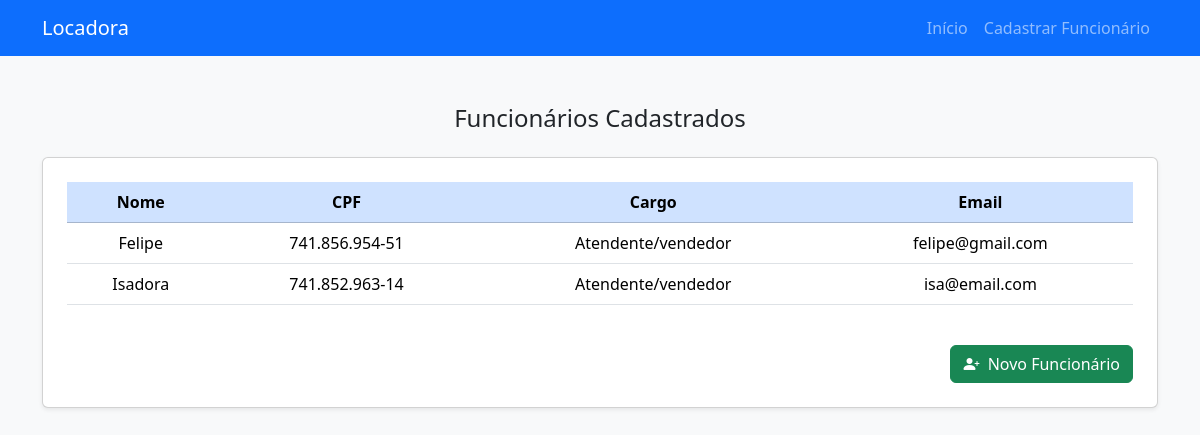
/usuarios/listar/ (signed in), run on the app's committed database.
### usuarios/models.py (models this page shows, shortened)
class Funcionario(models.Model):
    nome = models.CharField(max_length=100)
    cpf = models.CharField(max_length=14, unique=True)
    cargo = models.CharField(max_length=100)
    email = models.EmailField(unique=True)
    user = models.OneToOneField(User, on_delete=models.CASCADE, null=True, blank=True)

### usuarios/views.py (the view)
# urls.py: path('listar/', views.listar_funcionarios, name='listar_funcionarios'),
@login_required
def listar_funcionarios(request):
    funcionarios = Funcionario.objects.all()
    return render(request, 'usuarios/listar_funcionarios.html', {'funcionarios': funcionarios})

### usuarios/templates/usuarios/listar_funcionarios.html (shortened to what this page needs)
<!DOCTYPE html>
<html lang="pt-br">
<head>
  <link href="https://cdn.jsdelivr.net/npm/bootstrap@5.3.3/dist/css/bootstrap.min.css" rel="stylesheet">
</head>
<body class="bg-light">
  <nav class="navbar navbar-expand-lg navbar-dark bg-primary">
    <div class="container">
      <a class="navbar-brand" href="/">Locadora</a>
      <div class="collapse navbar-collapse">
        <ul class="navbar-nav ms-auto">
          <li class="nav-item"><a class="nav-link" href="/">Início</a></li>
          <li class="nav-item"><a class="nav-link" href="/funcionarios/cadastrar/">Cadastrar Funcionário</a></li>
        </ul>
      </div>
    </div>
  </nav>
  <div class="container py-5">
    <h4 class="text-center mb-4">Funcionários Cadastrados</h4>
    <div class="card shadow-sm p-4">
      {% if funcionarios %}
        <div class="table-responsive">
          <table class="table table-hover align-middle text-center">
            <thead class="table-primary">
              <tr>
                <th>Nome</th>
                <th>CPF</th>
                <th>Cargo</th>
                <th>Email</th>
              </tr>
            </thead>
            <tbody>
              {% for funcionario in funcionarios %}
              <tr>
                <td>{{ funcionario.nome }}</td>
                <td>{{ funcionario.cpf }}</td>
                <td>{{ funcionario.cargo }}</td>
                <td>{{ funcionario.email }}</td>
              </tr>
              {% endfor %}
            </tbody>
          </table>
        </div>
      {% else %}
        <div class="alert alert-warning text-center mb-0" role="alert">
          Nenhum funcionário cadastrado até o momento.
        </div>
      {% endif %}
      <div class="text-end mt-4">
        <a href="/funcionarios/cadastrar/" class="btn btn-success">
          <i class="bi bi-person-plus-fill me-1"></i> Novo Funcionário
        </a>
      </div>
    </div>
  </div>
  <link href="https://cdn.jsdelivr.net/npm/bootstrap-icons@1.11.3/font/bootstrap-icons.css" rel="stylesheet">
</body>
</html>

### data on the page
Funcionario: nome "Felipe", cpf "741.856.954-51", cargo "Atendente/vendedor", email "felipe@gmail.com"
Funcionario: nome "Isadora", cpf "741.852.963-14", cargo "Atendente/vendedor", email "isa@email.com"
